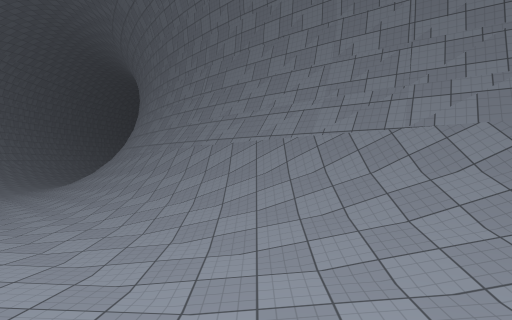
View 1 (above)

16 first-person views from a walk through a Unity game level. The camera is 1.5 m above the floor, looks level and sees 80° across. The floor is counted in squares, 2 m on a side. Each view is taken from the middle of a square. On the plan, view 1 faces up. The plan holds only what a view shows up to about 10 squares ahead; the rest is blank. The place goes on beyond the plan. Surface patterns are stand-ins for the level's own textures.

View 2
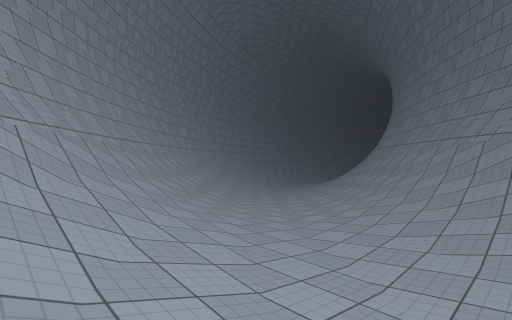

View 3
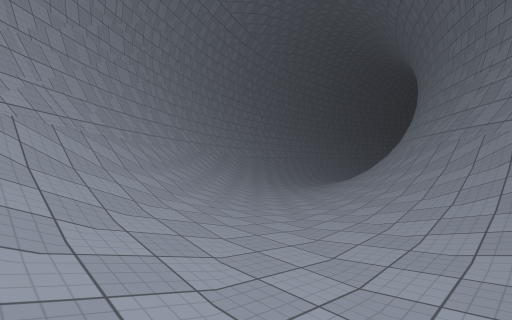

View 4
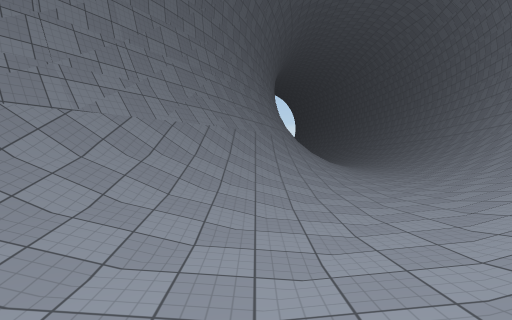

View 5
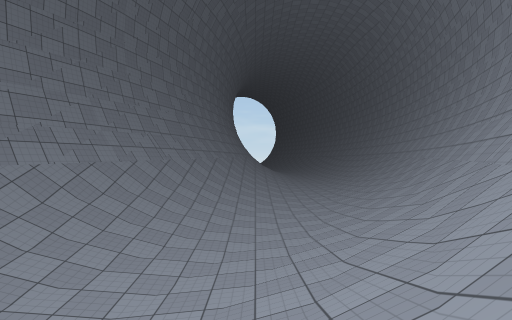

View 6
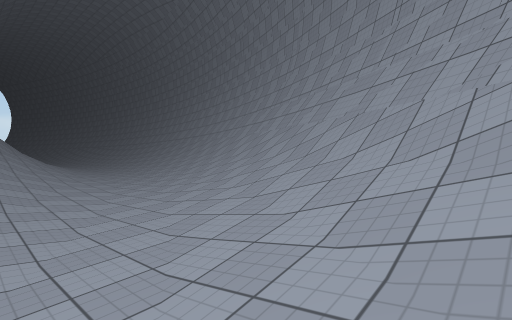

View 7
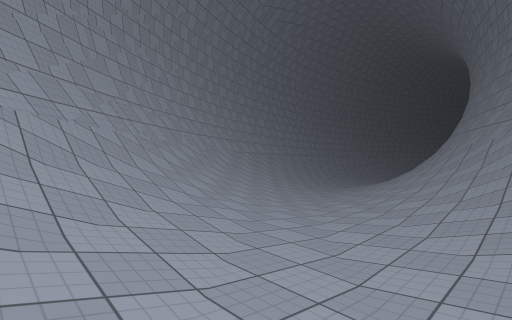

View 8
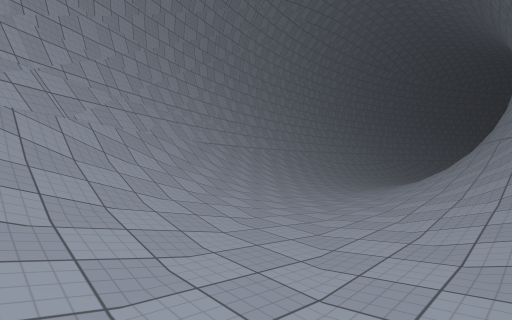

View 9
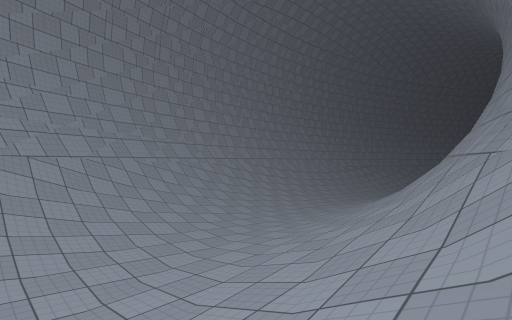

View 10
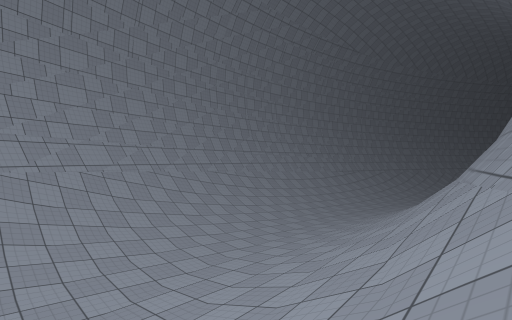

View 11
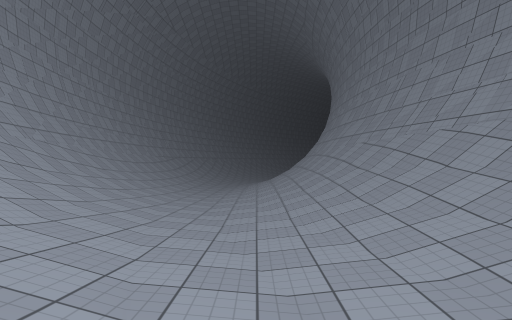

View 12
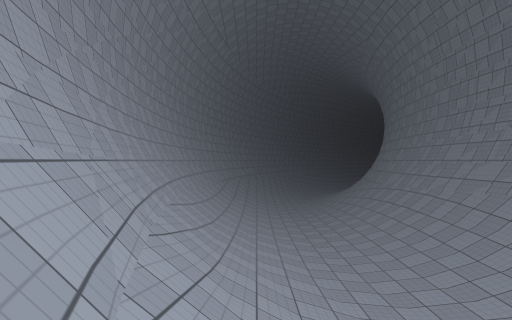

View 13
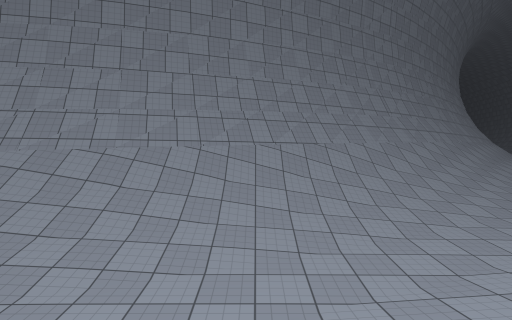

View 14
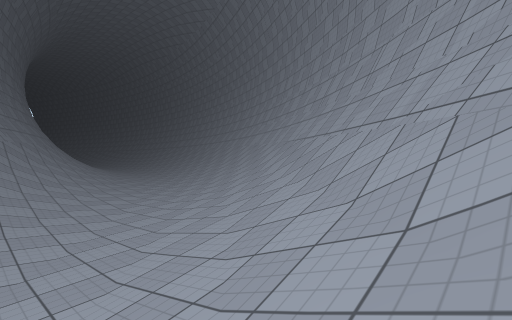

View 15
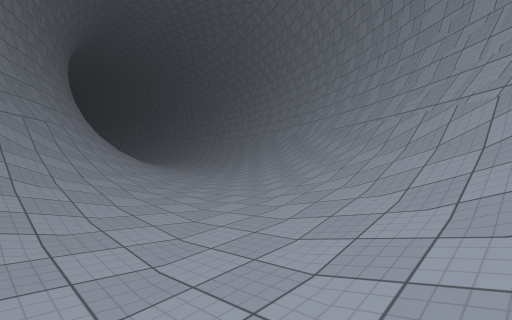

View 16
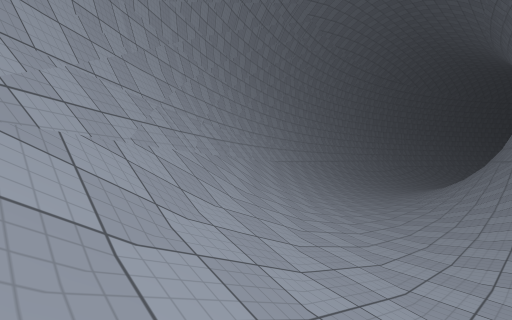

### Floor plan
Key: @ floor where view 1 was taken; # wall or solid block; . main floor; : floor 0.25 m higher than the main floor; - floor 0.25 m lower than the main floor; + floor 0.5 m higher than the main floor; _ floor 0.5 m lower than the main floor; * floor 0.75 m higher than the main floor; < floor 0.75 m lower than the main floor; % floor 1 m higher than the main floor; & floor 1.25 m higher than the main floor; $ floor 1.5 m higher than the main floor; / step, stairs or slope; = window, fence, low wall or low ledge.
Columns run from 17 left of view 1 to 9 right of it. Each row starts with its distance up from view 1.
 26 #//<<//=#
 25 #//_<///#
 24 #//__///#
 23 #//__-//#
 22 #//-_-//#
 21 #///_-//##
 20 #///--//##
 19 ##//--///#
 18 ##//.-.//##
 17  #///..//##
 16  #///..///#
 15  ##//...//##
 14   #///..///#
 13   ##//:.://##
 12    #///::///##
 11    ##//+:+///##
 10     #///+:///##
  9     ##///++///##
  8      #///+++///##
  7      ##///*+*///###
  6       ##///***///###
  5        ##///**%////##
  4         ##///%*%////###
  3          ##///%%%/////###
  2           ##///%%%&/////###
  1            ##////%%&&/////#
  0             ##///@&&&&$////
 -1              ##/////&&&$$//
 -2               ###/////$$&$$
 -3                 ###/////$$$
 -4                  ####//////
 -5                    ####////
 -6                       ####/
 -7                          ##

Positions as (right, up) in squares from view 1, and headings:
1: (0, 0), facing up
2: (0, 0), facing up-left
3: (-2, 2), facing up-left
4: (-2, 2), facing right
5: (-1, -1), facing right
6: (-1, 1), facing down-right
7: (-5, 5), facing up-left
8: (-7, 8), facing up-left
9: (-7, 12), facing up-left
10: (-8, 15), facing up-left
11: (-12, 15), facing up
12: (-15, 16), facing up
13: (-14, 17), facing right
14: (-6, 4), facing down-right
15: (-6, 6), facing down-right
16: (-7, 5), facing up-left
